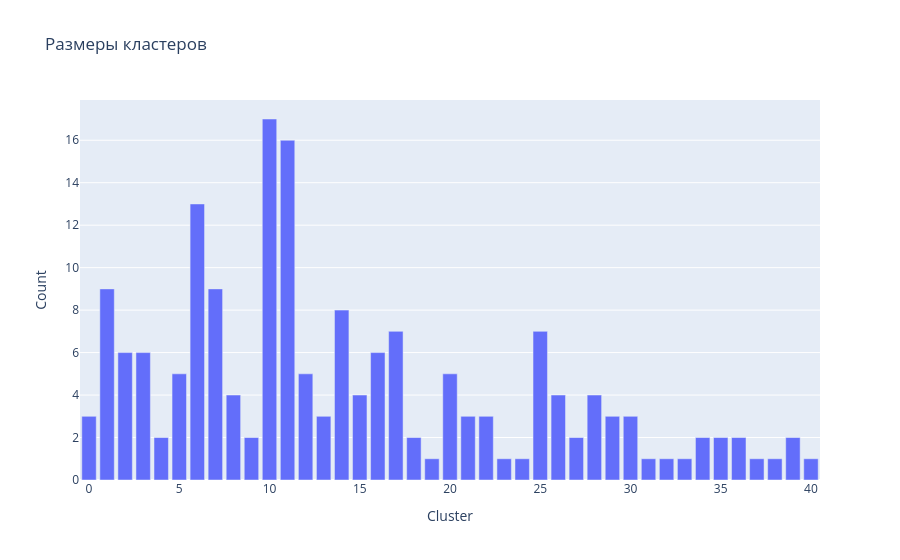

This figure's notebook cell:
### Markdown cell above
## Размер кластеров

### Code cell
cluster_sizes = df["cluster"].value_counts().sort_index()

fig = px.bar(
    x=cluster_sizes.index,
    y=cluster_sizes.values,
    labels={"x": "Cluster", "y": "Count"},
    title="Размеры кластеров"
)

fig.show()

### Figure 1 — Plotly figure (JSON) as saved in the notebook; plotly's stock layout.template omitted (floating-point values rounded to 4 significant figures)
{"data": [{"hovertemplate": "Cluster=%{x}<br>Count=%{y}<extra></extra>", "legendgroup": "", "marker": {"color": "#636efa", "pattern": {"shape": ""}}, "name": "", "orientation": "v", "showlegend": false, "textposition": "auto", "type": "bar", "x": [0, 1, 2, 3, 4, 5, 6, 7, 8, 9, 10, 11, 12, 13, 14, 15, 16, 17, 18, 19, 20, 21, 22, 23, 24, 25, 26, 27, 28, 29, 30, 31, 32, 33, 34, 35, 36, 37, 38, 39, 40], "xaxis": "x", "y": [3, 9, 6, 6, 2, 5, 13, 9, 4, 2, 17, 16, 5, 3, 8, 4, 6, 7, 2, 1, 5, 3, 3, 1, 1, 7, 4, 2, 4, 3, 3, 1, 1, 1, 2, 2, 2, 1, 1, 2, 1], "yaxis": "y"}], "layout": {"barmode": "relative", "legend": {"tracegroupgap": 0}, "title": {"text": "Размеры кластеров"}, "xaxis": {"anchor": "y", "domain": [0, 1], "title": {"text": "Cluster"}}, "yaxis": {"anchor": "x", "domain": [0, 1], "title": {"text": "Count"}}}}
